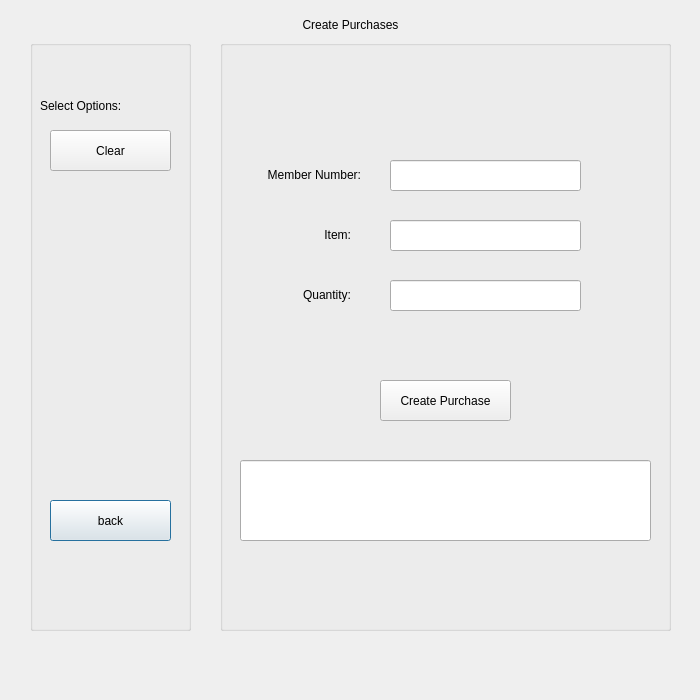
<?xml version="1.0" encoding="UTF-8"?>
<ui version="4.0">
 <class>CreatePurchases</class>
 <widget class="QDialog" name="CreatePurchases">
  <property name="geometry">
   <rect>
    <x>0</x>
    <y>0</y>
    <width>700</width>
    <height>700</height>
   </rect>
  </property>
  <property name="windowTitle">
   <string>Dialog</string>
  </property>
  <widget class="QGroupBox" name="groupBox">
   <property name="geometry">
    <rect>
     <x>30</x>
     <y>40</y>
     <width>161</width>
     <height>591</height>
    </rect>
   </property>
   <property name="title">
    <string/>
   </property>
   <widget class="QHoverSensitiveButton" name="back">
    <property name="geometry">
     <rect>
      <x>20</x>
      <y>460</y>
      <width>121</width>
      <height>41</height>
     </rect>
    </property>
    <property name="text">
     <string>back</string>
    </property>
   </widget>
   <widget class="QHoverSensitiveButton" name="clearbutton">
    <property name="geometry">
     <rect>
      <x>20</x>
      <y>90</y>
      <width>121</width>
      <height>41</height>
     </rect>
    </property>
    <property name="text">
     <string>Clear</string>
    </property>
   </widget>
   <widget class="QLabel" name="label">
    <property name="geometry">
     <rect>
      <x>10</x>
      <y>50</y>
      <width>141</width>
      <height>31</height>
     </rect>
    </property>
    <property name="text">
     <string>Select Options:</string>
    </property>
   </widget>
  </widget>
  <widget class="QGroupBox" name="groupBox_2">
   <property name="geometry">
    <rect>
     <x>220</x>
     <y>40</y>
     <width>451</width>
     <height>591</height>
    </rect>
   </property>
   <property name="title">
    <string/>
   </property>
   <widget class="QLabel" name="label_4">
    <property name="geometry">
     <rect>
      <x>40</x>
      <y>120</y>
      <width>101</width>
      <height>31</height>
     </rect>
    </property>
    <property name="text">
     <string>&lt;html&gt;&lt;head/&gt;&lt;body&gt;&lt;p align=&quot;right&quot;&gt;Member Number:&lt;/p&gt;&lt;/body&gt;&lt;/html&gt;</string>
    </property>
   </widget>
   <widget class="QLineEdit" name="number">
    <property name="geometry">
     <rect>
      <x>170</x>
      <y>120</y>
      <width>191</width>
      <height>31</height>
     </rect>
    </property>
   </widget>
   <widget class="QLineEdit" name="Item">
    <property name="geometry">
     <rect>
      <x>170</x>
      <y>180</y>
      <width>191</width>
      <height>31</height>
     </rect>
    </property>
   </widget>
   <widget class="QLabel" name="label_5">
    <property name="geometry">
     <rect>
      <x>30</x>
      <y>180</y>
      <width>101</width>
      <height>31</height>
     </rect>
    </property>
    <property name="text">
     <string>&lt;html&gt;&lt;head/&gt;&lt;body&gt;&lt;p align=&quot;right&quot;&gt;Item:&lt;/p&gt;&lt;/body&gt;&lt;/html&gt;</string>
    </property>
   </widget>
   <widget class="QLabel" name="label_6">
    <property name="geometry">
     <rect>
      <x>30</x>
      <y>240</y>
      <width>101</width>
      <height>31</height>
     </rect>
    </property>
    <property name="text">
     <string>&lt;html&gt;&lt;head/&gt;&lt;body&gt;&lt;p align=&quot;right&quot;&gt;Quantity:&lt;/p&gt;&lt;/body&gt;&lt;/html&gt;</string>
    </property>
   </widget>
   <widget class="QLineEdit" name="quantity">
    <property name="geometry">
     <rect>
      <x>170</x>
      <y>240</y>
      <width>191</width>
      <height>31</height>
     </rect>
    </property>
   </widget>
   <widget class="QHoverSensitiveButton" name="Create">
    <property name="geometry">
     <rect>
      <x>160</x>
      <y>340</y>
      <width>131</width>
      <height>41</height>
     </rect>
    </property>
    <property name="text">
     <string>Create Purchase</string>
    </property>
   </widget>
   <widget class="QLineEdit" name="message">
    <property name="geometry">
     <rect>
      <x>20</x>
      <y>420</y>
      <width>411</width>
      <height>81</height>
     </rect>
    </property>
    <property name="alignment">
     <set>Qt::AlignCenter</set>
    </property>
   </widget>
  </widget>
  <widget class="QLabel" name="label_2">
   <property name="geometry">
    <rect>
     <x>30</x>
     <y>10</y>
     <width>641</width>
     <height>31</height>
    </rect>
   </property>
   <property name="text">
    <string>&lt;html&gt;&lt;head/&gt;&lt;body&gt;&lt;p align=&quot;center&quot;&gt;Create Purchases&lt;/p&gt;&lt;/body&gt;&lt;/html&gt;</string>
   </property>
  </widget>
 </widget>
 <customwidgets>
  <customwidget>
   <class>QHoverSensitiveButton</class>
   <extends>QPushButton</extends>
   <header>qhoversensitivebutton.h</header>
  </customwidget>
 </customwidgets>
 <resources/>
 <connections/>
</ui>
